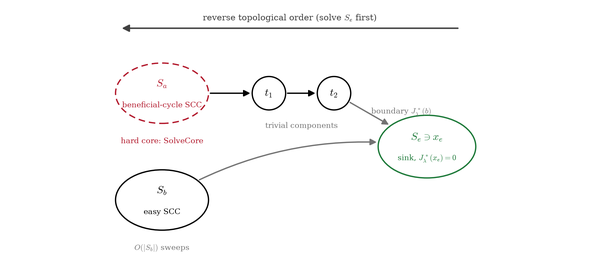
#> input picture legacy_figures/condensation_dag.png, 589 x 270 px, shrunk from 2000 x 918 before the run, found by its file name
$ python contribution_tree.py
#> lines starting #> are read from the running program, lines starting #| are printed output that depends on the picture
r"""Contribution tree for PPT / oral presentation (NOT included in main.tex).

Layout:
  ROOT -> {A undiscounted (baseline), B discounted (our focus)}
  B -> beneficial-cycle criterion -> SHARED PIPELINE (big central box:
       expanded Step 1/2/3 text + the paper's condensation-DAG figure embedded)
  pipeline -> per-component solving (DAG layer) with three cases.

Gold star (*) marks a genuine contribution; gray marks standard tools / baseline.

Outputs:
  figures/contribution_tree.pdf  (vector, for slides)
  figures/contribution_tree.png  (raster preview, 200 dpi)
"""

import os

import matplotlib

matplotlib.use("Agg")
import matplotlib.pyplot as plt
import matplotlib.image as mpimg
from matplotlib.patches import FancyBboxPatch, FancyArrowPatch, Rectangle

HERE = os.path.dirname(__file__)
OUT_PDF = os.path.join(HERE, "contribution_tree.pdf")
OUT_PNG = os.path.join(HERE, "contribution_tree.png")
EMBED = os.path.join(HERE, "condensation_dag.png")

plt.rcParams.update({
    "font.family": "serif",
    "mathtext.fontset": "cm",
    "font.size": 11,
})

# ---- palette ---------------------------------------------------------------
INK = "#1f2329"
GRAY = "#6b7178"
BLUE = "#2166ac"

STD_EC = "#9aa0a6"
STD_FC = "#f4f5f6"
STD_TC = "#4b5158"

CON_EC = "#c8860a"
CON_FC = "#fff6e0"
CON_TC = "#9a6500"
STAR = "#e8a317"

BAND_EC = "#b9c0c7"
BAND_FC = "#f0f6fb"

PIPE_FC = "#fcfcfd"
PIPE_EC = "#8a9097"

TODO_EC = "#c0392b"
TODO_FC = "#fdecea"
TODO_TC = "#a5281b"

TBL_EC = "#b9c0c7"
TBL_FC = "#fafbfc"


def star_at(ax, x, y, size=15):
    ax.plot([x], [y], marker="*", markersize=size, color=STAR,
            markeredgecolor=CON_EC, markeredgewidth=0.6, zorder=6)


def node(ax, cx, cy, w, h, title, body, contribution=False,
         title_fs=12.5, body_fs=10.0):
    if contribution:
        fc, ec, tc, lw = CON_FC, CON_EC, CON_TC, 2.1
    else:
        fc, ec, tc, lw = STD_FC, STD_EC, STD_TC, 1.5
    ax.add_patch(FancyBboxPatch(
        (cx - w / 2, cy - h / 2), w, h,
        boxstyle="round,pad=0.05,rounding_size=0.12",
        facecolor=fc, edgecolor=ec, linewidth=lw, zorder=3))
    top = cy + h / 2
    if title:
        ax.text(cx, top - 0.32, title, ha="center", va="center",
                fontsize=title_fs, fontweight="bold", color=tc, zorder=4)
        body_top = top - 0.32 - 0.46
    else:
        body_top = top - 0.38
    for i, line in enumerate(body):
        ax.text(cx, body_top - i * 0.40, line, ha="center", va="center",
                fontsize=body_fs, color=INK, zorder=4)
    if contribution:
        star_at(ax, cx - w / 2 + 0.30, top - 0.30)


def connect(ax, parent, child, color=GRAY):
    (pcx, pcy, _pw, ph) = parent
    (ccx, ccy, _cw, ch) = child
    ax.add_patch(FancyArrowPatch(
        (pcx, pcy - ph / 2), (ccx, ccy + ch / 2),
        arrowstyle="-|>", mutation_scale=13, linewidth=1.4,
        color=color, shrinkA=1, shrinkB=1, zorder=2))


def tblock(ax, x, y, header, lines, gold=False):
    hc = CON_TC if gold else STD_TC
    ax.text(x, y, header, ha="left", va="top", fontsize=11.5,
            fontweight="bold", color=hc, zorder=5)
    for i, line in enumerate(lines):
        ax.text(x + 0.18, y - 0.44 - i * 0.36, line, ha="left", va="top",
                fontsize=9.5, color=INK, zorder=5)
    if gold:
        star_at(ax, x - 0.24, y - 0.16, size=13)


fig, ax = plt.subplots(figsize=(13.2, 15.6))

# ---- node geometry: (cx, cy, w, h) -----------------------------------------
ROOT = (9.6, 15.30, 9.4, 1.05)
A = (3.4, 13.30, 4.4, 1.35)
B = (14.7, 13.30, 6.6, 1.70)
A_LEAF = (3.4, 10.35, 5.1, 2.70)
CRIT = (14.7, 10.55, 6.6, 1.80)
PIPE = (9.95, 6.30, 14.8, 4.90)
CONT = (9.95, 0.55, 17.4, 3.45)
C_TRIV = (3.7, 0.05, 4.6, 2.45)
C_EASY = (9.95, 0.05, 5.3, 2.45)
C_HARD = (16.0, 0.05, 5.4, 2.45)

# ---- container (drawn first, behind) ---------------------------------------
ax.add_patch(FancyBboxPatch(
    (CONT[0] - CONT[2] / 2, CONT[1] - CONT[3] / 2), CONT[2], CONT[3],
    boxstyle="round,pad=0.05,rounding_size=0.14",
    facecolor=BAND_FC, edgecolor=BAND_EC, linewidth=1.4,
    linestyle=(0, (6, 3)), zorder=1))
ax.text(CONT[0], CONT[1] + CONT[3] / 2 - 0.34,
        "Across components: solve in reverse topological order over the "
        "condensed DAG  (boundary $J_\\lambda^*(b)$ propagates)",
        ha="center", va="center", fontsize=11, fontweight="bold",
        color=GRAY, zorder=2)
ax.text(CONT[0], CONT[1] + CONT[3] / 2 - 0.72,
        "within each component, exactly one of:",
        ha="center", va="center", fontsize=9.5, style="italic",
        color=GRAY, zorder=2)

# ---- arrows ----------------------------------------------------------------
connect(ax, ROOT, A, color=STD_EC)
connect(ax, ROOT, B, color=CON_EC)
connect(ax, A, A_LEAF, color=STD_EC)
connect(ax, B, CRIT, color=CON_EC)
connect(ax, CRIT, PIPE, color=CON_EC)
ax.add_patch(FancyArrowPatch(
    (PIPE[0], PIPE[1] - PIPE[3] / 2), (PIPE[0], CONT[1] + CONT[3] / 2),
    arrowstyle="-|>", mutation_scale=13, linewidth=1.4,
    color=GRAY, shrinkA=1, shrinkB=1, zorder=2))

# ---- standard / baseline nodes ---------------------------------------------
node(ax, *ROOT,
     title="Minimum control cost under stabilization",
     body=["finite-state systems   (BCN as the motivating special case)"],
     title_fs=14, body_fs=11)
node(ax, *A, title=r"A.  Undiscounted  ($\lambda=1$)",
     body=["baseline"], title_fs=13, body_fs=10.5)
node(ax, *A_LEAF, title="Single-sink shortest path",
     body=["one reverse Dijkstra sweep",
           r"$J^*$ + proper in-tree $\mu^*$",
           r"exact,  $O(|E|+|R|\log|R|)$",
           "(standard; cycles harmless)"])

# ---- contribution nodes ----------------------------------------------------
node(ax, *B, title=r"B.  Discounted  ($\lambda\in(0,1)$)",
     body=[r"proper-feedback $J_\lambda^* \geq V_\lambda^*$",
           r"std VI / Floyd return $V_\lambda^*$ (wrong)"],
     contribution=True, title_fs=13, body_fs=10.0)
node(ax, *CRIT, title="Beneficial-cycle criterion",
     body=[r"Lemma:  $g_{\mathrm{loop}} < (1-\lambda^{\ell})\,J_{\lambda}^{\mathrm{tail}}$",
           r"$\Rightarrow$ exactly when $V_\lambda^* < J_\lambda^*$",
           r"$\Rightarrow$ why reverse Dijkstra fails"],
     contribution=True, body_fs=10.0)

# ---- SHARED PIPELINE: big box with expanded Step 1/2/3 + embedded paper figure
px0, px1 = PIPE[0] - PIPE[2] / 2, PIPE[0] + PIPE[2] / 2
py0, py1 = PIPE[1] - PIPE[3] / 2, PIPE[1] + PIPE[3] / 2
ax.add_patch(FancyBboxPatch(
    (px0, py0), PIPE[2], PIPE[3],
    boxstyle="round,pad=0.05,rounding_size=0.12",
    facecolor=PIPE_FC, edgecolor=PIPE_EC, linewidth=1.7, zorder=3))
ax.text(PIPE[0], py1 - 0.34, "Shared pipeline   (three graph transforms)",
        ha="center", va="center", fontsize=13, fontweight="bold",
        color=STD_TC, zorder=5)

# left column: expanded Step 1 / Step 2 / Step 3
tx = px0 + 0.55
tblock(ax, tx, py1 - 0.95,
       "Step 1.  Restriction",
       [r"keep $R=\{x:\ x\to^* x_e\}$, drop the rest;",
        r"states outside $R$ have $J_\lambda^*=\infty$.  $O(|E|)$"])
tblock(ax, tx, py1 - 2.20,
       "Step 2.  Condensation",
       ["collapse each strongly-connected team to a point",
        r"$\Rightarrow$ a DAG, giving a reverse topological order"])
tblock(ax, tx, py1 - 3.45,
       "Step 3.  Folding $\\to \\omega$",
       [r"fold solved downstream into one absorbing $\omega$,",
        r"exit $e(x)=g+\lambda J_\lambda^*(b)$ (single $\lambda$);",
        r"each component $\to$ discounted simple path"],
       gold=True)

# separator between text and figure
ax.plot([PIPE[0] + 0.10, PIPE[0] + 0.10], [py0 + 0.35, py1 - 0.65],
        color="#d4d7dc", linewidth=1.0, zorder=4)

# embedded paper figure (condensation DAG)
img = mpimg.imread(EMBED)
#> img is the input picture: shape (270, 589, 4) float32; mean R, G, B, A 0.985, 0.984, 0.984, 1
ratio = img.shape[0] / img.shape[1]
#> ratio = 0.458
img_w = 6.7
img_h = img_w * ratio
#> img_h = 3.07
img_cx, img_cy = PIPE[0] + 3.85, PIPE[1] - 0.05
ex0, ex1 = img_cx - img_w / 2, img_cx + img_w / 2
ey0, ey1 = img_cy - img_h / 2, img_cy + img_h / 2
#> ey0 = 4.71; ey1 = 7.79
ax.imshow(img, extent=[ex0, ex1, ey0, ey1], aspect="auto", zorder=4)
ax.add_patch(Rectangle((ex0, ey0), img_w, img_h, fill=False,
             edgecolor="#cfd3d8", linewidth=0.8, zorder=5))
ax.text(img_cx, ey0 - 0.16, "paper Fig.: condensation DAG (Step 2) + reverse-topo order",
        ha="center", va="top", fontsize=8.5, style="italic",
        color=GRAY, zorder=5)

# ---- three per-component cases (inside container) --------------------------
node(ax, *C_TRIV, title="Trivial node (DAG)",
     body=["no internal arc", r"$J_\lambda^* = \min$ exit",
           "(one Bellman step)"])
node(ax, *C_EASY, title="SCC, no beneficial cycle",
     body=["label-correcting (not Dijkstra)",
           r"walk = simple path $\Rightarrow$ in-tree",
           r"exact cost = edges $\times$ iterations,",
           "iterations = feedback depth (small)"])
node(ax, *C_HARD, title="SCC with beneficial cycle",
     body=["core is NP-hard (Ham. path)",
           r"SolveCore: subset DP",
           r"$O(2^{|S|}\,|S|\,M)$, exp. only in $|S|$",
           "+ depth-parametrized scheme"],
     contribution=True)

# ---- TODO note: beneficial-cycle detection step ----------------------------
todo_cx, todo_cy, todo_w, todo_h = 14.75, 3.05, 7.7, 1.30
ax.add_patch(FancyBboxPatch(
    (todo_cx - todo_w / 2, todo_cy - todo_h / 2), todo_w, todo_h,
    boxstyle="round,pad=0.05,rounding_size=0.10",
    facecolor=TODO_FC, edgecolor=TODO_EC, linewidth=1.6,
    linestyle=(0, (5, 2.5)), zorder=4))
ax.text(todo_cx, todo_cy + 0.36, "TODO  (detection step)",
        ha="center", va="center", fontsize=11, fontweight="bold",
        color=TODO_TC, zorder=5)
ax.text(todo_cx, todo_cy - 0.06,
        r"which case? test whether the $V_\lambda^*$-greedy policy is improper",
        ha="center", va="center", fontsize=9.3, color=INK, zorder=5)
ax.text(todo_cx, todo_cy - 0.40,
        r"improper $\Rightarrow$ beneficial cycle $\Rightarrow$ SolveCore;  "
        r"else $V_\lambda^*=J_\lambda^*$",
        ha="center", va="center", fontsize=9.3, color=INK, zorder=5)
ax.add_patch(FancyArrowPatch(
    (todo_cx - 1.6, todo_cy - todo_h / 2), (C_HARD[0], C_HARD[1] + C_HARD[3] / 2),
    arrowstyle="-|>", mutation_scale=11, linewidth=1.2,
    color=TODO_EC, linestyle=(0, (4, 2)), shrinkA=2, shrinkB=2, zorder=4))

# ---- variable table at the very bottom -------------------------------------
TBL_X0, TBL_X1 = 0.6, 18.8
TBL_TOP, TBL_BOT = -1.55, -5.55
ax.add_patch(FancyBboxPatch(
    (TBL_X0, TBL_BOT), TBL_X1 - TBL_X0, TBL_TOP - TBL_BOT,
    boxstyle="round,pad=0.05,rounding_size=0.10",
    facecolor=TBL_FC, edgecolor=TBL_EC, linewidth=1.4, zorder=1))
ax.text((TBL_X0 + TBL_X1) / 2, TBL_TOP - 0.36, "Symbols",
        ha="center", va="center", fontsize=12, fontweight="bold",
        color=STD_TC, zorder=2)

table_cols = [
    [
        (r"$x_e$", "target equilibrium (cost-free sink)"),
        (r"$\lambda$", r"discount factor, $\lambda\in(0,1)$"),
        (r"$g$", r"stage cost $g(x,u)\geq 0$"),
        (r"$J^*$", "min undiscounted stab. cost"),
        (r"$J_\lambda^*$", "min discounted stab. cost (proper)"),
        (r"$V_\lambda^*$", "unconstrained optimum (VI / Bellman)"),
    ],
    [
        (r"$\mu^*$", "optimal proper feedback (in-tree)"),
        (r"$R$", r"stabilizable set (can reach $x_e$)"),
        (r"$M$", "number of control inputs"),
        (r"$|E|$", "number of arcs (transitions)"),
        (r"$D$", r"optimal-feedback depth ($\leq|R|$)"),
        (r"$S,\,|S|$", "a component (SCC) and its size"),
    ],
    [
        (r"$\omega$", "virtual absorbing sink node"),
        (r"$e(x)$", r"exit weight $g+\lambda J_\lambda^*(b)$"),
        (r"$b$", r"downstream boundary state ($\notin S$)"),
        (r"$C,\,\ell$", "non-target cycle and its length"),
        (r"$g_{\mathrm{loop}}$", r"one-pass discounted cost of $C$"),
        (r"$J_{\lambda}^{\mathrm{tail}}$", "proper discounted cost-to-go"),
    ],
]
col_x = [1.15, 7.35, 13.35]
row_y0 = TBL_TOP - 0.95
row_step = 0.475
for ci, col in enumerate(table_cols):
    sx = col_x[ci]
    for ri, (sym, meaning) in enumerate(col):
        yy = row_y0 - ri * row_step
        ax.text(sx, yy, sym, ha="left", va="center", fontsize=10.5,
                color=BLUE, zorder=2)
        ax.text(sx + 1.05, yy, meaning, ha="left", va="center",
                fontsize=9.5, color=INK, zorder=2)

# ---- legend ----------------------------------------------------------------
lx, ly = 1.35, 15.55
star_at(ax, lx, ly)
ax.text(lx + 0.35, ly, "= our contribution", ha="left", va="center",
        fontsize=10.5, color=CON_TC, fontweight="bold")
ax.add_patch(FancyBboxPatch((lx - 0.15, ly - 0.82), 0.42, 0.30,
             boxstyle="round,pad=0.02,rounding_size=0.06",
             facecolor=STD_FC, edgecolor=STD_EC, linewidth=1.3, zorder=5))
ax.text(lx + 0.35, ly - 0.67, "= standard tool / baseline", ha="left",
        va="center", fontsize=10.5, color=STD_TC)

ax.set_xlim(0.3, 19.4)
ax.set_ylim(-5.8, 16.1)
ax.set_aspect("equal")
ax.axis("off")
fig.tight_layout(pad=0.2)
fig.savefig(OUT_PDF, bbox_inches="tight")
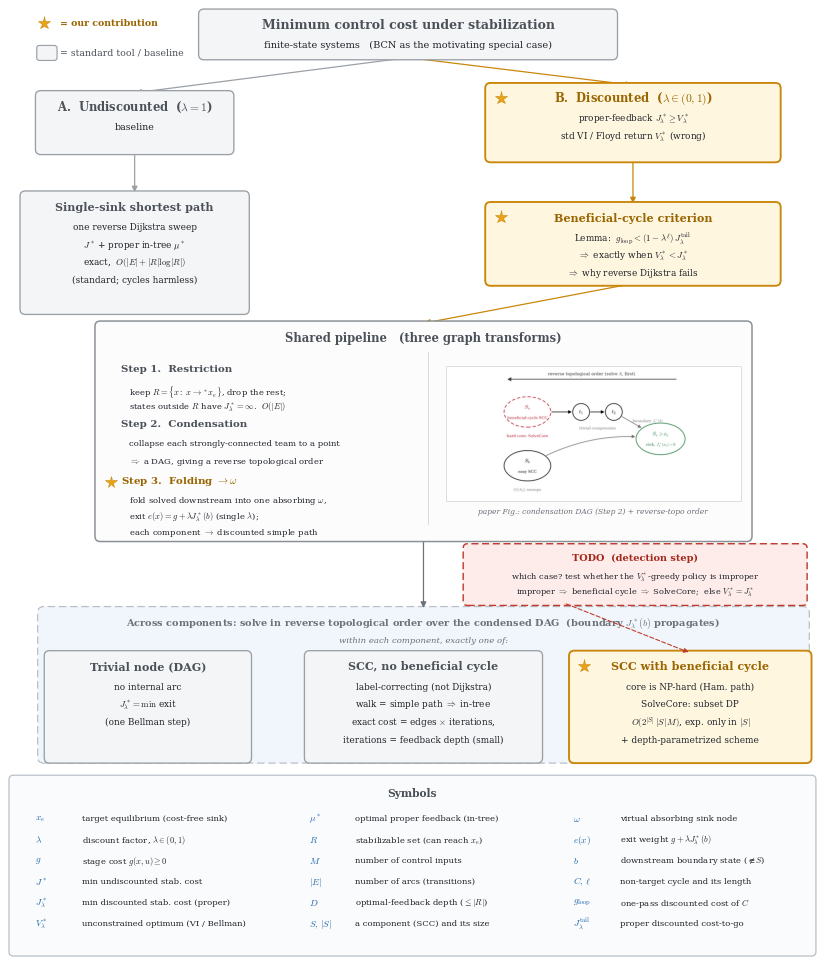
#> figure drawn by matplotlib, 1 panel
fig.savefig(OUT_PNG, dpi=200, bbox_inches="tight")
print("wrote", OUT_PDF)
print("wrote", OUT_PNG)

$ run again, with legacy_figures/_tot_formula.png copied over legacy_figures/condensation_dag.png
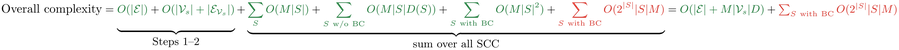
#> input picture legacy_figures/_tot_formula.png, 899 x 50 px, shrunk from 3054 x 170 before the run, found by its file name
#> img is the input picture: shape (50, 899, 4) float32; mean R, G, B, A 0.0398, 0.0452, 0.0192, 0.0541
#> `fig.savefig(OUT_PDF, bbox_inches="tight")`:
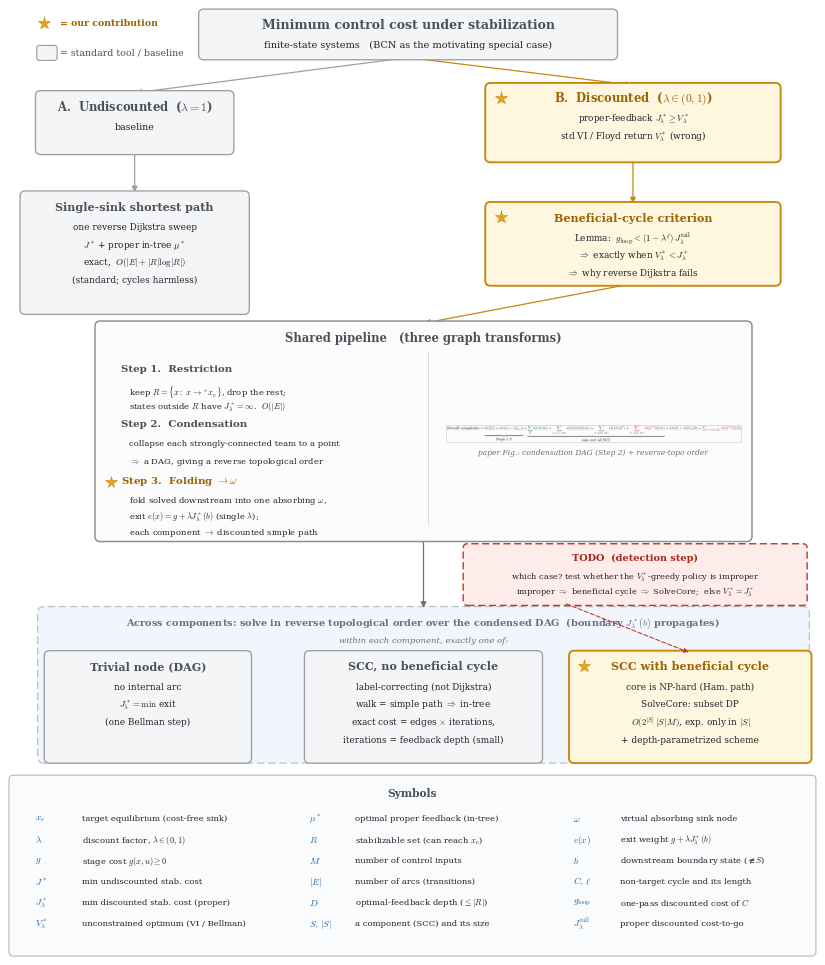
#> figure drawn by matplotlib, 1 panel

$ run again, with legacy_figures/ara_decoy_lambda.png copied over legacy_figures/condensation_dag.png
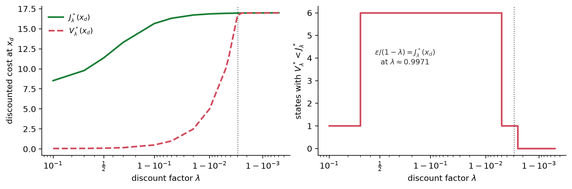
#> input picture legacy_figures/ara_decoy_lambda.png, 572 x 189 px, shrunk from 1944 x 641 before the run, found by its file name
#> img is the input picture: shape (189, 572, 4) float32; mean R, G, B, A 0.976, 0.972, 0.971, 1
#> `fig.savefig(OUT_PDF, bbox_inches="tight")`:
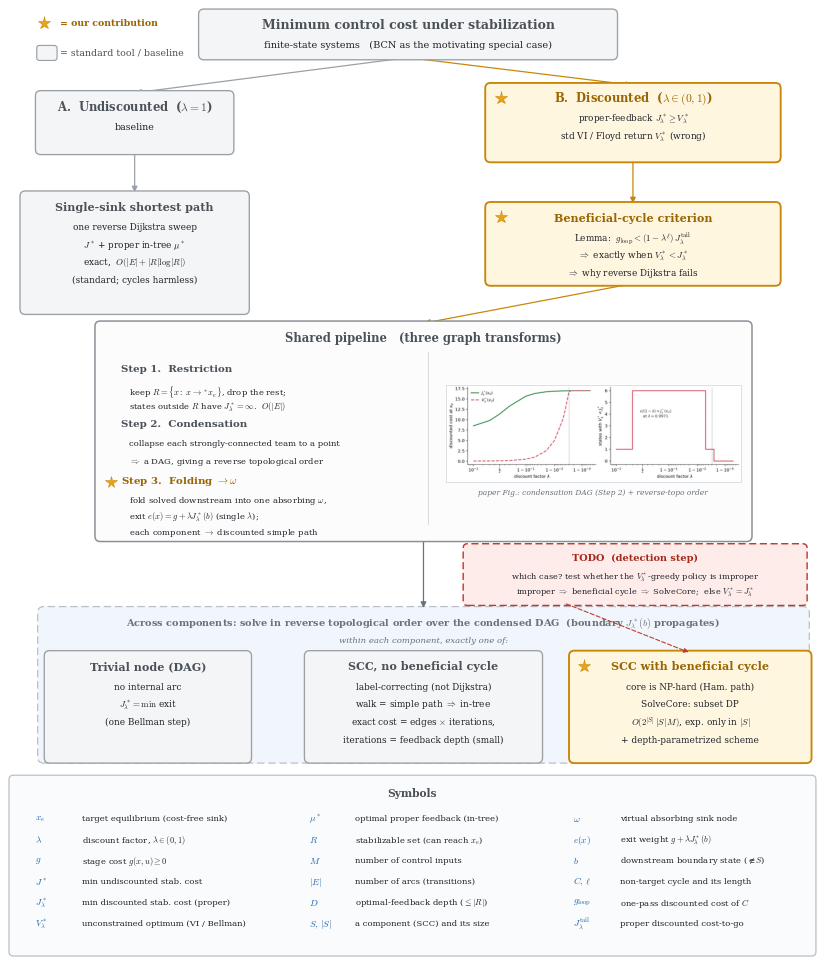
#> figure drawn by matplotlib, 1 panel

$ run again, with legacy_figures/ara_decoy_stg.png copied over legacy_figures/condensation_dag.png
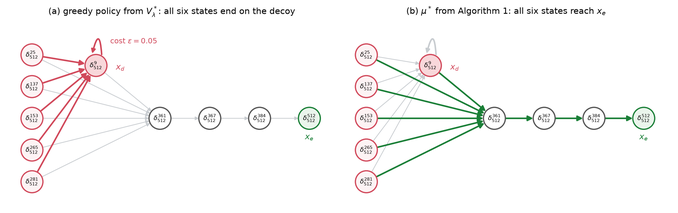
#> input picture legacy_figures/ara_decoy_stg.png, 678 x 213 px, shrunk from 2303 x 723 before the run, found by its file name
#> img is the input picture: shape (213, 678, 4) float32; mean R, G, B, A 0.975, 0.972, 0.97, 1
#> `fig.savefig(OUT_PDF, bbox_inches="tight")`:
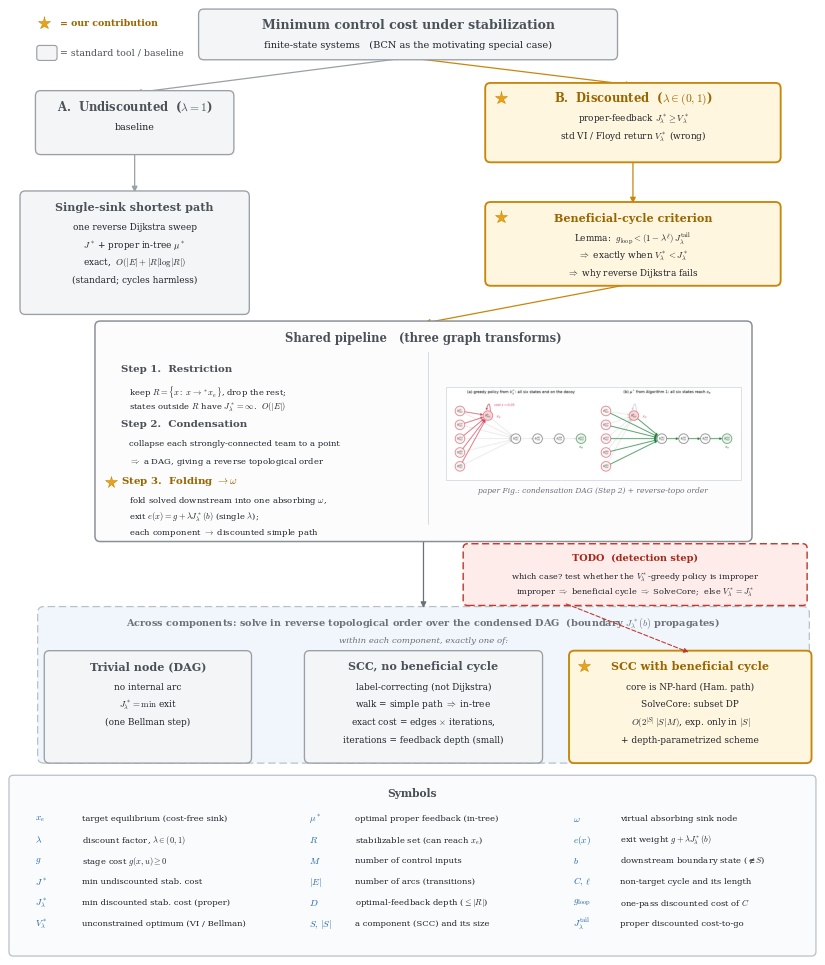
#> figure drawn by matplotlib, 1 panel
